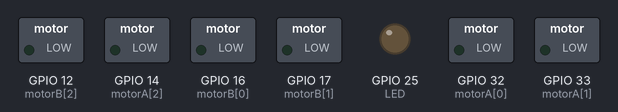
Bench run of a sketch on a simulated ESP32. Parts: switched loads named in the sketch (green lamp = pin HIGH), output pins drawn as LEDs (lit = HIGH). WiFi joins after 1.5 s; servers stay silent unless stated; what the sketch prints to the serial monitor is not drawn.

Above: at 0.1 s.
At 1.7 s:
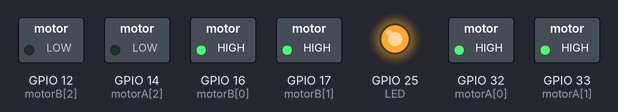
At 10.9 s:
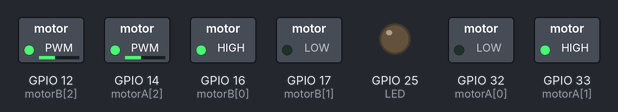
At 20.1 s:
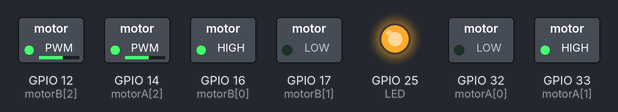
At 29.3 s:
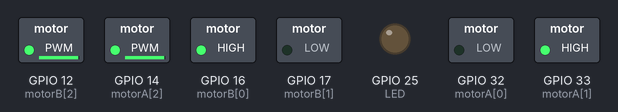
At 38.6 s:
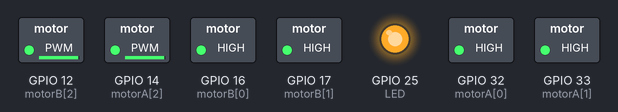
Timing chart, 0 to 40.0 s (numbered marks = the images above):
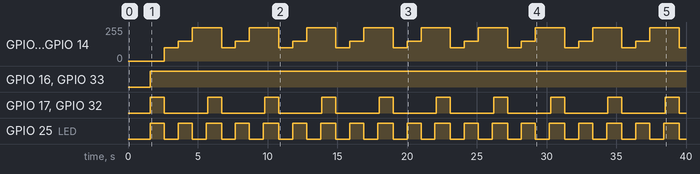

Measured:
- by itself, GPIO 12 (motorB[2]), GPIO 14 (motorA[2]): repeats every 4.1 s: 149/255 1.0 s, 249/255 2.1 s, 100/255 1.0 s
- by itself, GPIO 16 (motorB[0]), GPIO 33 (motorA[1]): LOW → HIGH at 1.6 s
- by itself, GPIO 17 (motorB[1]), GPIO 32 (motorA[0]): alternates HIGH for 1.0 s and LOW for 3.1 s
- by itself, GPIO 25 (LED): alternates HIGH for 1.0 s and LOW for 1.0 s

The sketch:

TB6612FNG.ino
```cpp
#define OTA
/**
   @file TB6612FNG.ino
   @brief モーターが動くかチェック
   @author ota koki
   @date 2022/12/13
   変更日
    2023/1/26 by ota koki
     モーターが回るか確認した
    2022/12/26 by fujihara
      OTA処理を追加
        ①#include <ArduinoOTA.h>
        ②setup()でArduinoOTA.begin();
        ③loop()で毎回ArduinoOTA.handle();
    2022/12/15
      初版
*/

#ifdef OTA
#include <WiFi.h>
#include <ArduinoOTA.h> //①
#endif

// LED用の番号
#define LED 25
const int CHANNEL_A = 0;
const int CHANNEL_B = 1;

const int LEDC_TIMER_BIT = 8;
const int LEDC_BASE_FREQ = 490;

const int motorA[3] = {32, 33, 14}; // AIN1, AIN2, PWMA
const int motorB[3] = {16, 17, 12}; // BIN1, BIN2, PWMB

#ifdef OTA
const char *ssid = "CampusIoT-WiFi";
const char *password = "0b8b413f2c0fa6aa90e085e9431abbf1fa1b2bd2db0ecf4ae9ce4b2e87da770c";
#endif

void setup()
{
  Serial.begin(115200);

#ifdef OTA
  WiFi.mode(WIFI_STA);
  WiFi.begin(ssid, password);

  Serial.println("Wi-Fi接続開始");

  if (WiFi.waitForConnectResult() != WL_CONNECTED)
  {
    Serial.println("Wi-Fi接続失敗で続行");
  }
  else
  {
    Serial.print("Wi-Fi接続成功。IP address:");
    Serial.println(WiFi.localIP());

    ArduinoOTA.setHostname("TB6612FNG");
    ArduinoOTA.begin(); // ②
  }
#endif

  // LEDピンの出力設定
  pinMode(LED, OUTPUT);

  for (int i = 0; i < 3; i++)
  {
    pinMode(motorA[i], OUTPUT);
    pinMode(motorB[i], OUTPUT);
  }

  ledcSetup(CHANNEL_A, LEDC_BASE_FREQ, LEDC_TIMER_BIT);
  ledcSetup(CHANNEL_B, LEDC_BASE_FREQ, LEDC_TIMER_BIT);

  ledcAttachPin(motorA[2], CHANNEL_A);
  ledcAttachPin(motorB[2], CHANNEL_B);
}

void loop()
{

#ifdef OTA
  ArduinoOTA.handle(); // ③
#endif

  Serial.println("正回転します。");
  delay(100);

  // モーターを止める
  for (int i = 0; i < 2; i++)
  {
    digitalWrite(motorA[i], HIGH);
    digitalWrite(motorB[i], HIGH);
  }

  digitalWrite(LED, HIGH);
  delay(1000);
  digitalWrite(LED, LOW);

  // 左モータ（CCW，時計回り）
  digitalWrite(motorA[1], HIGH);
  digitalWrite(motorA[0], LOW);
  ledcWrite(CHANNEL_A, 100);

  // 右モータ（CW，時計回り）
  digitalWrite(motorB[1], LOW);
  digitalWrite(motorB[0], HIGH);
  ledcWrite(CHANNEL_B, 100);

  delay(1000);
  digitalWrite(LED, HIGH);

  // 左モータ（CCW，時計回り）
  digitalWrite(motorA[1], HIGH);
  digitalWrite(motorA[0], LOW);
  ledcWrite(CHANNEL_A, 150);

  // 右モータ（CW，時計回り）
  digitalWrite(motorB[1], LOW);
  digitalWrite(motorB[0], HIGH);
  ledcWrite(CHANNEL_B, 150);

  delay(1000);
  digitalWrite(LED, LOW);

  // 左モータ（CCW，時計回り）
  digitalWrite(motorA[1], HIGH);
  digitalWrite(motorA[0], LOW);
  ledcWrite(CHANNEL_A, 200);

  // 右モータ（CW，時計回り）
  digitalWrite(motorB[1], LOW);
  digitalWrite(motorB[0], HIGH);
  ledcWrite(CHANNEL_B, 200);

  digitalWrite(motorA[1], HIGH);
  digitalWrite(motorA[0], LOW);
  ledcWrite(CHANNEL_A, 250);

  // 右モータ（CW，時計回り）
  digitalWrite(motorB[1], LOW);
  digitalWrite(motorB[0], HIGH);
  ledcWrite(CHANNEL_B, 250);

  delay(1000);
  digitalWrite(LED, HIGH);
}
```
